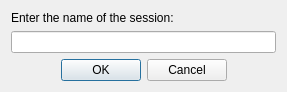
<?xml version="1.0" encoding="UTF-8"?>
<ui version="4.0">
 <class>SessionNameDialog</class>
 <widget class="QDialog" name="SessionNameDialog">
  <property name="geometry">
   <rect>
    <x>0</x>
    <y>0</y>
    <width>287</width>
    <height>90</height>
   </rect>
  </property>
  <property name="windowTitle">
   <string>Dialog</string>
  </property>
  <layout class="QVBoxLayout" name="verticalLayout">
   <item>
    <widget class="QLabel" name="label">
     <property name="text">
      <string>Enter the name of the session:</string>
     </property>
    </widget>
   </item>
   <item>
    <widget class="QLineEdit" name="lineEdit">
     <property name="inputMask">
      <string/>
     </property>
     <property name="maxLength">
      <number>16</number>
     </property>
     <property name="clearButtonEnabled">
      <bool>true</bool>
     </property>
    </widget>
   </item>
   <item>
    <widget class="QDialogButtonBox" name="buttonBox">
     <property name="standardButtons">
      <set>QDialogButtonBox::Cancel|QDialogButtonBox::Ok</set>
     </property>
     <property name="centerButtons">
      <bool>true</bool>
     </property>
    </widget>
   </item>
  </layout>
 </widget>
 <resources/>
 <connections/>
</ui>
